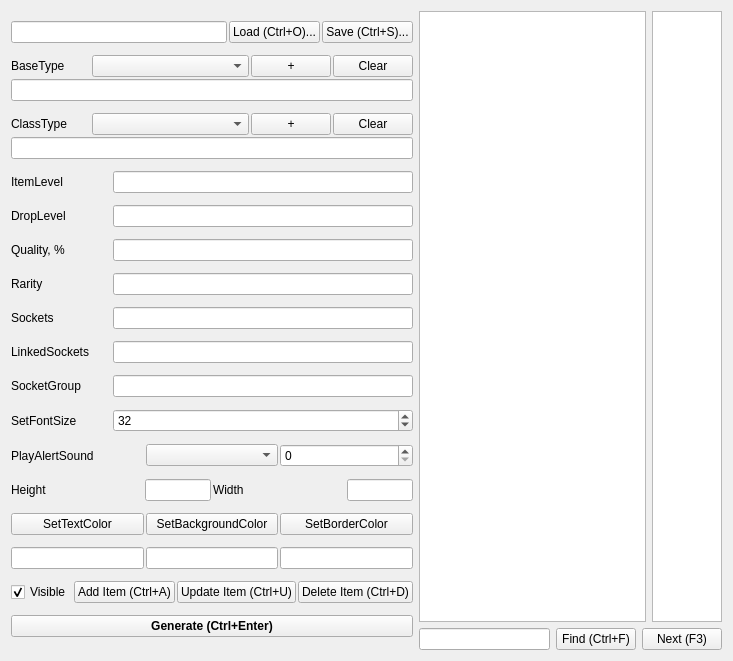
<?xml version="1.0" encoding="UTF-8"?>
<ui version="4.0">
 <class>Form</class>
 <widget class="QWidget" name="Form">
  <property name="geometry">
   <rect>
    <x>0</x>
    <y>0</y>
    <width>733</width>
    <height>661</height>
   </rect>
  </property>
  <property name="minimumSize">
   <size>
    <width>500</width>
    <height>600</height>
   </size>
  </property>
  <property name="windowTitle">
   <string>Path of Exile Filter Script Editor v1.0.3</string>
  </property>
  <property name="windowIcon">
   <iconset>
    <normaloff>poe.ico</normaloff>poe.ico</iconset>
  </property>
  <layout class="QGridLayout" name="gridLayout">
   <item row="0" column="0">
    <layout class="QVBoxLayout" name="verticalLayout_3">
     <property name="spacing">
      <number>2</number>
     </property>
     <item>
      <layout class="QHBoxLayout" name="horizontalLayout">
       <item>
        <widget class="QLineEdit" name="edPath">
         <property name="sizePolicy">
          <sizepolicy hsizetype="Expanding" vsizetype="Fixed">
           <horstretch>3</horstretch>
           <verstretch>0</verstretch>
          </sizepolicy>
         </property>
        </widget>
       </item>
       <item>
        <widget class="QPushButton" name="btnLoad">
         <property name="sizePolicy">
          <sizepolicy hsizetype="Minimum" vsizetype="Fixed">
           <horstretch>0</horstretch>
           <verstretch>0</verstretch>
          </sizepolicy>
         </property>
         <property name="text">
          <string>Load (Ctrl+O)...</string>
         </property>
         <property name="shortcut">
          <string>Ctrl+O</string>
         </property>
        </widget>
       </item>
       <item>
        <widget class="QPushButton" name="btnSave">
         <property name="sizePolicy">
          <sizepolicy hsizetype="Minimum" vsizetype="Fixed">
           <horstretch>0</horstretch>
           <verstretch>0</verstretch>
          </sizepolicy>
         </property>
         <property name="text">
          <string>Save (Ctrl+S)...</string>
         </property>
         <property name="shortcut">
          <string>Ctrl+S</string>
         </property>
        </widget>
       </item>
      </layout>
     </item>
     <item>
      <layout class="QVBoxLayout" name="verticalLayout_2">
       <item>
        <layout class="QHBoxLayout" name="horizontalLayout_2">
         <item>
          <widget class="QLabel" name="label_5">
           <property name="sizePolicy">
            <sizepolicy hsizetype="Preferred" vsizetype="Preferred">
             <horstretch>1</horstretch>
             <verstretch>0</verstretch>
            </sizepolicy>
           </property>
           <property name="text">
            <string>BaseType</string>
           </property>
          </widget>
         </item>
         <item>
          <widget class="QComboBox" name="cbBaseType">
           <property name="sizePolicy">
            <sizepolicy hsizetype="MinimumExpanding" vsizetype="Preferred">
             <horstretch>2</horstretch>
             <verstretch>0</verstretch>
            </sizepolicy>
           </property>
           <property name="editable">
            <bool>false</bool>
           </property>
           <property name="currentIndex">
            <number>-1</number>
           </property>
          </widget>
         </item>
         <item>
          <widget class="QPushButton" name="btnAddType">
           <property name="text">
            <string>+</string>
           </property>
          </widget>
         </item>
         <item>
          <widget class="QPushButton" name="btnClearBase">
           <property name="text">
            <string>Clear</string>
           </property>
          </widget>
         </item>
        </layout>
       </item>
       <item>
        <widget class="QLineEdit" name="edBaseType">
         <property name="sizePolicy">
          <sizepolicy hsizetype="Expanding" vsizetype="Fixed">
           <horstretch>3</horstretch>
           <verstretch>0</verstretch>
          </sizepolicy>
         </property>
        </widget>
       </item>
      </layout>
     </item>
     <item>
      <layout class="QVBoxLayout" name="verticalLayout">
       <item>
        <layout class="QHBoxLayout" name="horizontalLayout_3">
         <item>
          <widget class="QLabel" name="label_6">
           <property name="sizePolicy">
            <sizepolicy hsizetype="Preferred" vsizetype="Preferred">
             <horstretch>1</horstretch>
             <verstretch>0</verstretch>
            </sizepolicy>
           </property>
           <property name="text">
            <string>ClassType</string>
           </property>
          </widget>
         </item>
         <item>
          <widget class="QComboBox" name="cbClassType">
           <property name="sizePolicy">
            <sizepolicy hsizetype="MinimumExpanding" vsizetype="Preferred">
             <horstretch>2</horstretch>
             <verstretch>0</verstretch>
            </sizepolicy>
           </property>
           <property name="editable">
            <bool>false</bool>
           </property>
          </widget>
         </item>
         <item>
          <widget class="QPushButton" name="btnAddClass">
           <property name="text">
            <string>+</string>
           </property>
          </widget>
         </item>
         <item>
          <widget class="QPushButton" name="btnClearClass">
           <property name="text">
            <string>Clear</string>
           </property>
          </widget>
         </item>
        </layout>
       </item>
       <item>
        <widget class="QLineEdit" name="edClassType">
         <property name="sizePolicy">
          <sizepolicy hsizetype="Expanding" vsizetype="Fixed">
           <horstretch>3</horstretch>
           <verstretch>0</verstretch>
          </sizepolicy>
         </property>
        </widget>
       </item>
      </layout>
     </item>
     <item>
      <layout class="QHBoxLayout" name="horizontalLayout_4">
       <item>
        <widget class="QLabel" name="label">
         <property name="sizePolicy">
          <sizepolicy hsizetype="Preferred" vsizetype="Preferred">
           <horstretch>1</horstretch>
           <verstretch>0</verstretch>
          </sizepolicy>
         </property>
         <property name="text">
          <string>ItemLevel</string>
         </property>
        </widget>
       </item>
       <item>
        <widget class="QLineEdit" name="edItemLevel">
         <property name="sizePolicy">
          <sizepolicy hsizetype="Expanding" vsizetype="Fixed">
           <horstretch>3</horstretch>
           <verstretch>0</verstretch>
          </sizepolicy>
         </property>
        </widget>
       </item>
      </layout>
     </item>
     <item>
      <layout class="QHBoxLayout" name="horizontalLayout_5">
       <item>
        <widget class="QLabel" name="label_2">
         <property name="sizePolicy">
          <sizepolicy hsizetype="Preferred" vsizetype="Preferred">
           <horstretch>1</horstretch>
           <verstretch>0</verstretch>
          </sizepolicy>
         </property>
         <property name="text">
          <string>DropLevel</string>
         </property>
        </widget>
       </item>
       <item>
        <widget class="QLineEdit" name="edDropLevel">
         <property name="sizePolicy">
          <sizepolicy hsizetype="Expanding" vsizetype="Fixed">
           <horstretch>3</horstretch>
           <verstretch>0</verstretch>
          </sizepolicy>
         </property>
        </widget>
       </item>
      </layout>
     </item>
     <item>
      <layout class="QHBoxLayout" name="horizontalLayout_6">
       <item>
        <widget class="QLabel" name="label_3">
         <property name="sizePolicy">
          <sizepolicy hsizetype="Preferred" vsizetype="Preferred">
           <horstretch>1</horstretch>
           <verstretch>0</verstretch>
          </sizepolicy>
         </property>
         <property name="text">
          <string>Quality, %</string>
         </property>
        </widget>
       </item>
       <item>
        <widget class="QLineEdit" name="edQuality">
         <property name="sizePolicy">
          <sizepolicy hsizetype="Expanding" vsizetype="Fixed">
           <horstretch>3</horstretch>
           <verstretch>0</verstretch>
          </sizepolicy>
         </property>
        </widget>
       </item>
      </layout>
     </item>
     <item>
      <layout class="QHBoxLayout" name="horizontalLayout_7">
       <item>
        <widget class="QLabel" name="label_4">
         <property name="sizePolicy">
          <sizepolicy hsizetype="Preferred" vsizetype="Preferred">
           <horstretch>1</horstretch>
           <verstretch>0</verstretch>
          </sizepolicy>
         </property>
         <property name="text">
          <string>Rarity</string>
         </property>
        </widget>
       </item>
       <item>
        <widget class="QLineEdit" name="edRarity">
         <property name="sizePolicy">
          <sizepolicy hsizetype="Expanding" vsizetype="Fixed">
           <horstretch>3</horstretch>
           <verstretch>0</verstretch>
          </sizepolicy>
         </property>
        </widget>
       </item>
      </layout>
     </item>
     <item>
      <layout class="QHBoxLayout" name="horizontalLayout_8">
       <item>
        <widget class="QLabel" name="label_7">
         <property name="sizePolicy">
          <sizepolicy hsizetype="Preferred" vsizetype="Preferred">
           <horstretch>1</horstretch>
           <verstretch>0</verstretch>
          </sizepolicy>
         </property>
         <property name="text">
          <string>Sockets</string>
         </property>
        </widget>
       </item>
       <item>
        <widget class="QLineEdit" name="edSockets">
         <property name="sizePolicy">
          <sizepolicy hsizetype="Expanding" vsizetype="Fixed">
           <horstretch>3</horstretch>
           <verstretch>0</verstretch>
          </sizepolicy>
         </property>
        </widget>
       </item>
      </layout>
     </item>
     <item>
      <layout class="QHBoxLayout" name="horizontalLayout_9">
       <item>
        <widget class="QLabel" name="label_8">
         <property name="sizePolicy">
          <sizepolicy hsizetype="Preferred" vsizetype="Preferred">
           <horstretch>1</horstretch>
           <verstretch>0</verstretch>
          </sizepolicy>
         </property>
         <property name="text">
          <string>LinkedSockets</string>
         </property>
        </widget>
       </item>
       <item>
        <widget class="QLineEdit" name="edLinkedSockets">
         <property name="sizePolicy">
          <sizepolicy hsizetype="Expanding" vsizetype="Fixed">
           <horstretch>3</horstretch>
           <verstretch>0</verstretch>
          </sizepolicy>
         </property>
        </widget>
       </item>
      </layout>
     </item>
     <item>
      <layout class="QHBoxLayout" name="horizontalLayout_10">
       <item>
        <widget class="QLabel" name="label_9">
         <property name="sizePolicy">
          <sizepolicy hsizetype="Preferred" vsizetype="Preferred">
           <horstretch>1</horstretch>
           <verstretch>0</verstretch>
          </sizepolicy>
         </property>
         <property name="text">
          <string>SocketGroup</string>
         </property>
        </widget>
       </item>
       <item>
        <widget class="QLineEdit" name="edSocketGroup">
         <property name="sizePolicy">
          <sizepolicy hsizetype="Expanding" vsizetype="Fixed">
           <horstretch>3</horstretch>
           <verstretch>0</verstretch>
          </sizepolicy>
         </property>
        </widget>
       </item>
      </layout>
     </item>
     <item>
      <layout class="QHBoxLayout" name="horizontalLayout_13">
       <item>
        <widget class="QLabel" name="label_12">
         <property name="sizePolicy">
          <sizepolicy hsizetype="Preferred" vsizetype="Preferred">
           <horstretch>1</horstretch>
           <verstretch>0</verstretch>
          </sizepolicy>
         </property>
         <property name="text">
          <string>SetFontSize</string>
         </property>
        </widget>
       </item>
       <item>
        <widget class="QSpinBox" name="spFontSize">
         <property name="sizePolicy">
          <sizepolicy hsizetype="Minimum" vsizetype="Fixed">
           <horstretch>3</horstretch>
           <verstretch>0</verstretch>
          </sizepolicy>
         </property>
         <property name="minimum">
          <number>18</number>
         </property>
         <property name="maximum">
          <number>45</number>
         </property>
         <property name="value">
          <number>32</number>
         </property>
        </widget>
       </item>
      </layout>
     </item>
     <item>
      <layout class="QHBoxLayout" name="horizontalLayout_15">
       <item>
        <widget class="QLabel" name="label_13">
         <property name="text">
          <string>PlayAlertSound</string>
         </property>
        </widget>
       </item>
       <item>
        <widget class="QComboBox" name="cbPlayAlert">
         <property name="currentIndex">
          <number>-1</number>
         </property>
         <item>
          <property name="text">
           <string>1</string>
          </property>
         </item>
         <item>
          <property name="text">
           <string>2</string>
          </property>
         </item>
         <item>
          <property name="text">
           <string>3</string>
          </property>
         </item>
         <item>
          <property name="text">
           <string>4</string>
          </property>
         </item>
         <item>
          <property name="text">
           <string>5</string>
          </property>
         </item>
         <item>
          <property name="text">
           <string>6</string>
          </property>
         </item>
         <item>
          <property name="text">
           <string>7</string>
          </property>
         </item>
         <item>
          <property name="text">
           <string>8</string>
          </property>
         </item>
         <item>
          <property name="text">
           <string>9</string>
          </property>
         </item>
         <item>
          <property name="text">
           <string>10</string>
          </property>
         </item>
        </widget>
       </item>
       <item>
        <widget class="QSpinBox" name="spVolume">
         <property name="maximum">
          <number>100</number>
         </property>
         <property name="singleStep">
          <number>10</number>
         </property>
        </widget>
       </item>
      </layout>
     </item>
     <item>
      <layout class="QHBoxLayout" name="horizontalLayout_11">
       <item>
        <widget class="QLabel" name="label_11">
         <property name="sizePolicy">
          <sizepolicy hsizetype="Preferred" vsizetype="Preferred">
           <horstretch>2</horstretch>
           <verstretch>0</verstretch>
          </sizepolicy>
         </property>
         <property name="text">
          <string>Height</string>
         </property>
        </widget>
       </item>
       <item>
        <widget class="QLineEdit" name="edHeight">
         <property name="sizePolicy">
          <sizepolicy hsizetype="Expanding" vsizetype="Fixed">
           <horstretch>1</horstretch>
           <verstretch>0</verstretch>
          </sizepolicy>
         </property>
        </widget>
       </item>
       <item>
        <widget class="QLabel" name="label_10">
         <property name="sizePolicy">
          <sizepolicy hsizetype="Preferred" vsizetype="Preferred">
           <horstretch>2</horstretch>
           <verstretch>0</verstretch>
          </sizepolicy>
         </property>
         <property name="text">
          <string>Width</string>
         </property>
        </widget>
       </item>
       <item>
        <widget class="QLineEdit" name="edWidth">
         <property name="sizePolicy">
          <sizepolicy hsizetype="Expanding" vsizetype="Fixed">
           <horstretch>1</horstretch>
           <verstretch>0</verstretch>
          </sizepolicy>
         </property>
        </widget>
       </item>
      </layout>
     </item>
     <item>
      <layout class="QHBoxLayout" name="horizontalLayout_14">
       <item>
        <widget class="QPushButton" name="btnSetTextColor">
         <property name="text">
          <string>SetTextColor</string>
         </property>
        </widget>
       </item>
       <item>
        <widget class="QPushButton" name="btnSetBackgroundColor">
         <property name="text">
          <string>SetBackgroundColor</string>
         </property>
        </widget>
       </item>
       <item>
        <widget class="QPushButton" name="btnSetBorderColor">
         <property name="text">
          <string>SetBorderColor</string>
         </property>
        </widget>
       </item>
      </layout>
     </item>
     <item>
      <layout class="QHBoxLayout" name="horizontalLayout_17">
       <item>
        <widget class="QLineEdit" name="edFontColor"/>
       </item>
       <item>
        <widget class="QLineEdit" name="edBackgroundColor"/>
       </item>
       <item>
        <widget class="QLineEdit" name="edBorderColor"/>
       </item>
      </layout>
     </item>
     <item>
      <layout class="QHBoxLayout" name="horizontalLayout_12">
       <item>
        <widget class="QCheckBox" name="cbVisible">
         <property name="enabled">
          <bool>true</bool>
         </property>
         <property name="sizePolicy">
          <sizepolicy hsizetype="Minimum" vsizetype="Fixed">
           <horstretch>0</horstretch>
           <verstretch>0</verstretch>
          </sizepolicy>
         </property>
         <property name="text">
          <string>Visible</string>
         </property>
         <property name="checked">
          <bool>true</bool>
         </property>
        </widget>
       </item>
       <item>
        <widget class="QPushButton" name="btnAdd">
         <property name="text">
          <string>Add Item (Ctrl+A)</string>
         </property>
         <property name="shortcut">
          <string>Ctrl+A</string>
         </property>
        </widget>
       </item>
       <item>
        <widget class="QPushButton" name="btnUpdate">
         <property name="text">
          <string>Update Item (Ctrl+U)</string>
         </property>
         <property name="shortcut">
          <string>Ctrl+R</string>
         </property>
        </widget>
       </item>
       <item>
        <widget class="QPushButton" name="btnDel">
         <property name="text">
          <string>Delete Item (Ctrl+D)</string>
         </property>
         <property name="shortcut">
          <string>Ctrl+D</string>
         </property>
        </widget>
       </item>
      </layout>
     </item>
     <item>
      <widget class="QPushButton" name="btnDo">
       <property name="sizePolicy">
        <sizepolicy hsizetype="Minimum" vsizetype="Fixed">
         <horstretch>0</horstretch>
         <verstretch>0</verstretch>
        </sizepolicy>
       </property>
       <property name="font">
        <font>
         <weight>75</weight>
         <bold>true</bold>
        </font>
       </property>
       <property name="text">
        <string>Generate (Ctrl+Enter)</string>
       </property>
       <property name="shortcut">
        <string>Ctrl+Enter</string>
       </property>
      </widget>
     </item>
    </layout>
   </item>
   <item row="0" column="1">
    <layout class="QVBoxLayout" name="verticalLayout_4">
     <item>
      <layout class="QHBoxLayout" name="horizontalLayout_16">
       <item>
        <widget class="QTextEdit" name="textEdit">
         <property name="sizePolicy">
          <sizepolicy hsizetype="Expanding" vsizetype="Expanding">
           <horstretch>6</horstretch>
           <verstretch>0</verstretch>
          </sizepolicy>
         </property>
         <property name="lineWrapMode">
          <enum>QTextEdit::NoWrap</enum>
         </property>
        </widget>
       </item>
       <item>
        <widget class="QListWidget" name="listItems">
         <property name="sizePolicy">
          <sizepolicy hsizetype="Expanding" vsizetype="Expanding">
           <horstretch>1</horstretch>
           <verstretch>0</verstretch>
          </sizepolicy>
         </property>
        </widget>
       </item>
      </layout>
     </item>
     <item>
      <layout class="QHBoxLayout" name="horizontalLayout_18">
       <item>
        <widget class="QLineEdit" name="edFind">
         <property name="sizePolicy">
          <sizepolicy hsizetype="Expanding" vsizetype="Fixed">
           <horstretch>9</horstretch>
           <verstretch>0</verstretch>
          </sizepolicy>
         </property>
        </widget>
       </item>
       <item>
        <widget class="QPushButton" name="btnFind">
         <property name="sizePolicy">
          <sizepolicy hsizetype="Minimum" vsizetype="Fixed">
           <horstretch>1</horstretch>
           <verstretch>0</verstretch>
          </sizepolicy>
         </property>
         <property name="text">
          <string>Find (Ctrl+F)</string>
         </property>
         <property name="shortcut">
          <string>Ctrl+F</string>
         </property>
        </widget>
       </item>
       <item>
        <widget class="QPushButton" name="btnFindNext">
         <property name="sizePolicy">
          <sizepolicy hsizetype="Minimum" vsizetype="Fixed">
           <horstretch>1</horstretch>
           <verstretch>0</verstretch>
          </sizepolicy>
         </property>
         <property name="text">
          <string>Next (F3)</string>
         </property>
         <property name="shortcut">
          <string>F3</string>
         </property>
        </widget>
       </item>
      </layout>
     </item>
    </layout>
   </item>
  </layout>
  <zorder></zorder>
  <zorder></zorder>
 </widget>
 <tabstops>
  <tabstop>btnLoad</tabstop>
  <tabstop>btnSave</tabstop>
  <tabstop>edPath</tabstop>
  <tabstop>cbBaseType</tabstop>
  <tabstop>btnAddType</tabstop>
  <tabstop>btnClearBase</tabstop>
  <tabstop>edBaseType</tabstop>
  <tabstop>cbClassType</tabstop>
  <tabstop>btnAddClass</tabstop>
  <tabstop>btnClearClass</tabstop>
  <tabstop>edClassType</tabstop>
  <tabstop>edItemLevel</tabstop>
  <tabstop>edDropLevel</tabstop>
  <tabstop>edQuality</tabstop>
  <tabstop>edRarity</tabstop>
  <tabstop>edSockets</tabstop>
  <tabstop>edLinkedSockets</tabstop>
  <tabstop>edSocketGroup</tabstop>
  <tabstop>spFontSize</tabstop>
  <tabstop>cbPlayAlert</tabstop>
  <tabstop>spVolume</tabstop>
  <tabstop>edHeight</tabstop>
  <tabstop>edWidth</tabstop>
  <tabstop>btnSetTextColor</tabstop>
  <tabstop>btnSetBackgroundColor</tabstop>
  <tabstop>btnSetBorderColor</tabstop>
  <tabstop>edFontColor</tabstop>
  <tabstop>edBackgroundColor</tabstop>
  <tabstop>edBorderColor</tabstop>
  <tabstop>cbVisible</tabstop>
  <tabstop>btnAdd</tabstop>
  <tabstop>btnUpdate</tabstop>
  <tabstop>btnDel</tabstop>
  <tabstop>btnDo</tabstop>
  <tabstop>edFind</tabstop>
  <tabstop>btnFind</tabstop>
  <tabstop>textEdit</tabstop>
  <tabstop>listItems</tabstop>
 </tabstops>
 <resources/>
 <connections>
  <connection>
   <sender>btnClearBase</sender>
   <signal>clicked()</signal>
   <receiver>edBaseType</receiver>
   <slot>clear()</slot>
   <hints>
    <hint type="sourcelabel">
     <x>459</x>
     <y>68</y>
    </hint>
    <hint type="destinationlabel">
     <x>357</x>
     <y>84</y>
    </hint>
   </hints>
  </connection>
  <connection>
   <sender>btnClearClass</sender>
   <signal>clicked()</signal>
   <receiver>edClassType</receiver>
   <slot>clear()</slot>
   <hints>
    <hint type="sourcelabel">
     <x>436</x>
     <y>121</y>
    </hint>
    <hint type="destinationlabel">
     <x>330</x>
     <y>141</y>
    </hint>
   </hints>
  </connection>
 </connections>
</ui>
